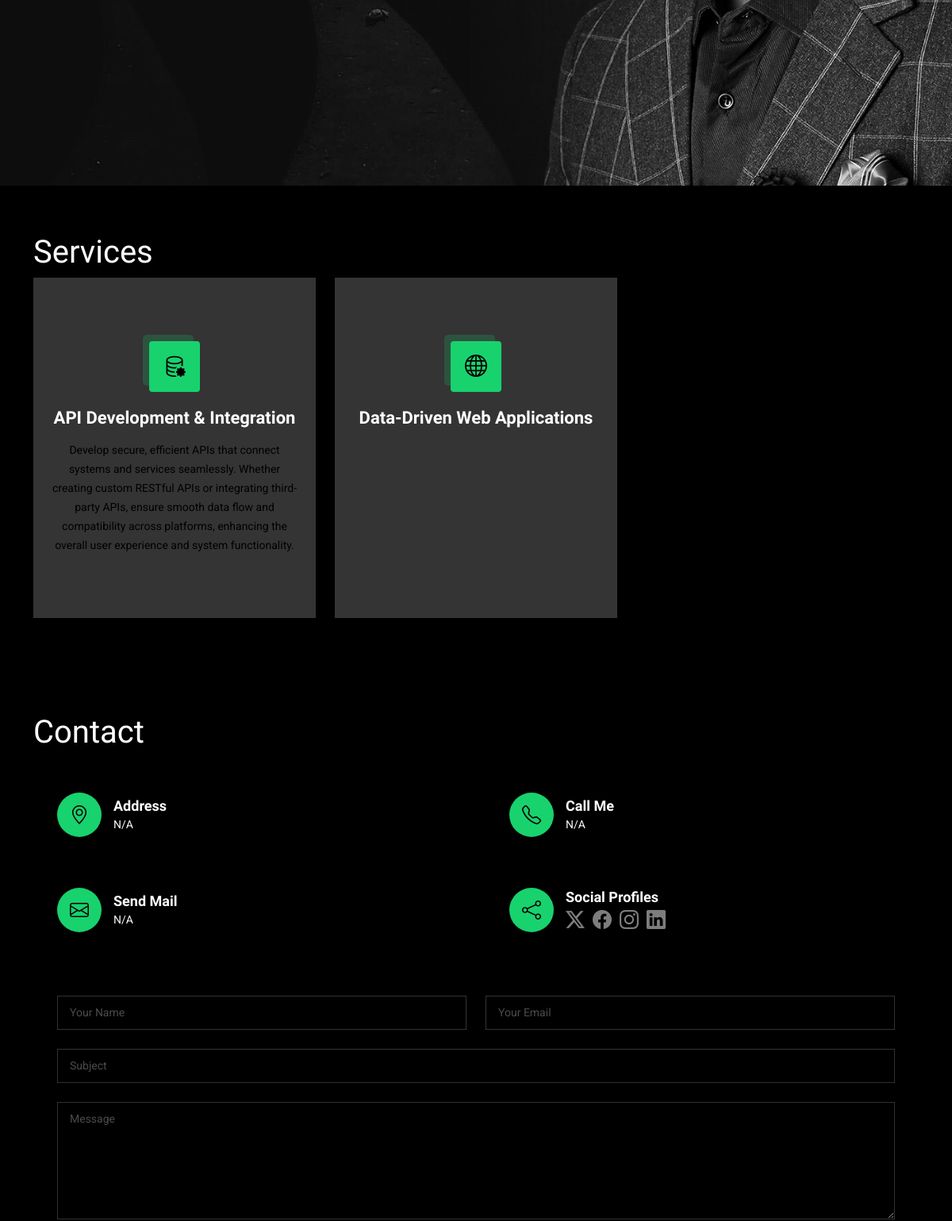
Before: / (middle part) with the older database file.
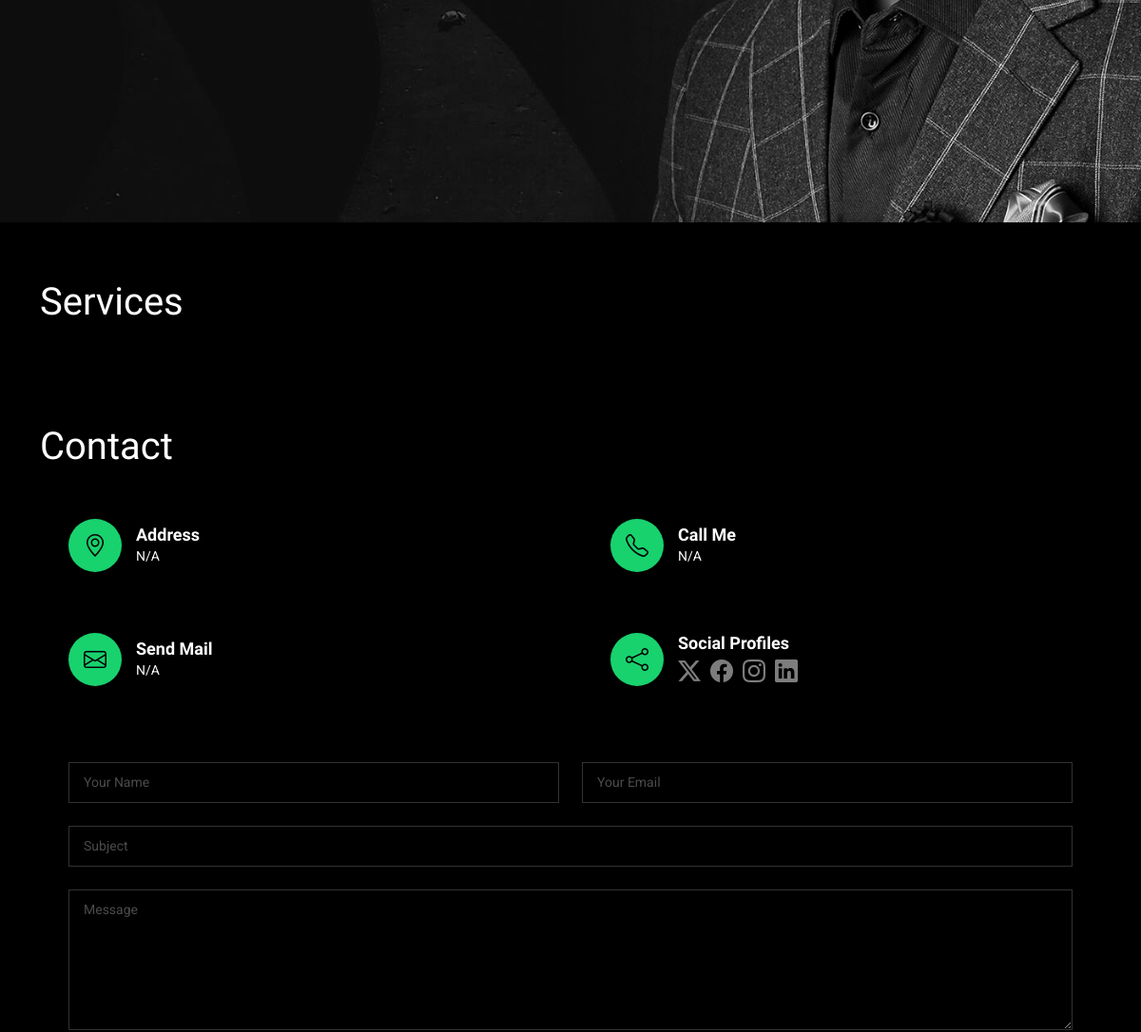
After: the same page with the newer database file.
### application/models.py (models this page shows, shortened)
class Service(models.Model):
    icon = models.CharField(max_length=60)
    title = models.CharField(max_length=60)
    image = models.ImageField(upload_to='service-images/', blank=True, null=True)
    description = RichTextField(blank=True, null=True)
    body = RichTextField(blank=True, null=True)

### application/views.py (the view)
# urls.py: path('', views.index, name="index"),
def index(request):
    services = Service.objects.all()
    general_records = GeneralInfo.objects.first()
    context = {
        "brand_name": getattr(general_records, "brand_name", "Default Brand"),
        "username": getattr(general_records, "name", "Default Name"),
        "phone": getattr(general_records, "phone", "N/A"),
        "email": getattr(general_records, "email", "N/A"),
        "address": getattr(general_records, "address", "N/A"),
        "description": getattr(general_records, "description", "N/A"),
        "title1": getattr(general_records, "title_one", "N/A"),
        "title2": getattr(general_records, "title_two", "N/A"),
        "title3": getattr(general_records, "title_three", "N/A"),
        "title4": getattr(general_records, "title_four", "N/A"),
        "x_url": getattr(general_records, "x_url", "#"),
        "f_url": getattr(general_records, "f_url", "#"),
        "ig_url": getattr(general_records, "ig_url", "#"),
        "linkedin_url": getattr(general_records, "linkedin_url", "#"),
        "github_url": getattr(general_records, "github_url", "#"),
        "about_title": getattr(general_records, "about_title", "About Me"),
        "degree": getattr(general_records, "degree", "N/A"),
        "job_type": getattr(general_records, "job_type", "N/A"),
        "location": getattr(general_records, "location", "N/A"),
        "bio": getattr(general_records, "bio", "N/A"),
    }
    context["services"] = services
    return render(request, "pages/index.html", context)

### templates/pages/index.html (shortened to what this page needs)
{% extends "const/base.html" %}
{% load static %}
{% block content %}
  <section id="hero" class="hero section dark-background">
    <img src="{% static 'assets/img/herobg.jpg' %}" alt="" data-aos="fade-in">
  </section>
  <section id="services" class="services section">
    <div class="container">
      <h1>Services</h1>
      <div class="row gy-4">
        {% for service in services %}
        <div class="col-lg-4 col-md-6" data-aos="fade-up" data-aos-delay="200">
          <div class="service-item position-relative">
            <div class="icon">
              <i class="{{service.icon}}"></i>
            </div>
            <a href="{% url 'service_details' service_id=service.id %}" class="stretched-link">
              <h3>{{service.title}}</h3>
            </a>
            <p>{{service.description|safe}}</p>
          </div>
        </div>
        {% endfor %}
      </div>
    </div>
  </section>
  <section id="contact" class="contact section">
    <div class="container" data-aos="fade-up" data-aos-delay="100">
      <div class="row gy-4">
        <h1>Contact</h1>
        <div class="col-md-6">
          <div class="info-item d-flex align-items-center" data-aos="fade-up" data-aos-delay="200">
            <i class="icon bi bi-geo-alt flex-shrink-0"></i>
            <div>
              <h3>Address</h3>
              <p>{{address}}</p>
            </div>
          </div>
        </div>
        <div class="col-md-6">
          <div class="info-item d-flex align-items-center" data-aos="fade-up" data-aos-delay="300">
            <i class="icon bi bi-telephone flex-shrink-0"></i>
            <div>
              <h3>Call Me</h3>
              <p>{{phone}}</p>
            </div>
          </div>
        </div>
        <div class="col-md-6">
          <div class="info-item d-flex align-items-center" data-aos="fade-up" data-aos-delay="400">
            <i class="icon bi bi-envelope flex-shrink-0"></i>
            <div>
              <h3>Send Mail</h3>
              <p>{{email}}</p>
            </div>
          </div>
        </div>
        <div class="col-md-6">
          <div class="info-item d-flex align-items-center" data-aos="fade-up" data-aos-delay="500">
            <i class="icon bi bi-share flex-shrink-0"></i>
            <div>
              <h3>Social Profiles</h3>
              <div class="social-links">
                <a href="{{x_url}}" target='blank'><i class="bi bi-twitter-x"></i></a>
                <a href="{{f_url}}" target='blank'><i class="bi bi-facebook"></i></a>
                <a href="{{ig_url}}" target="blank"><i class="bi bi-instagram"></i></a>
                <a href="{{linkedin_url}}" target='blank'><i class="bi bi-linkedin"></i></a>
              </div>
            </div>
          </div>
        </div>
      </div>
      <form action="{% url 'contact' %}" method="post" class="php-email-form" data-aos="fade-up" data-aos-delay="600">
        <div class="row gy-4">
          <div class="col-md-6">
            <input type="text" name="name" class="form-control" placeholder="Your Name" required="">
          </div>
          <div class="col-md-6 ">
            <input type="email" class="form-control" name="email" placeholder="Your Email" required="">
          </div>
          <div class="col-md-12">
            <input type="text" class="form-control" name="subject" placeholder="Subject" required="">
          </div>
          <div class="col-md-12">
            <textarea class="form-control" name="message" rows="6" placeholder="Message" required=""></textarea>
          </div>
        </div>
      </form>
    </div>
  </section>
  {% endblock %}

### templates/const/base.html (shortened to what this page needs)
<!DOCTYPE html>
{% load static %}
<html lang="en">
  <head>
    <link
      href="{% static 'assets/vendor/bootstrap/css/bootstrap.min.css' %}"
      rel="stylesheet"
    />
    <link
      href="{% static 'assets/vendor/bootstrap-icons/bootstrap-icons.css' %}"
      rel="stylesheet"
    />
    <link href="{% static 'assets/vendor/aos/aos.css' %}" rel="stylesheet" />
    <link
      href="{% static 'assets/vendor/swiper/swiper-bundle.min.css' %}"
      rel="stylesheet"
    />
    <link
      href="{% static 'assets/vendor/glightbox/css/glightbox.min.css' %}"
      rel="stylesheet"
    />
    <link href="{% static 'assets/style.css' %}" rel="stylesheet" />
    <link href="{% static 'assets/reform.css' %}" rel="stylesheet" />
  </head>
  <body class="index-page">
    <main class="main">
      {% block content %}
      {% endblock %}
    </main>
  </body>
</html>

### templates/const/header.html (shortened to what this page needs)
{% load static %}

### static/assets/reform.css (style rules this page uses)
:root { --default-font: "Roboto", system-ui, -apple-system, "Segoe UI", Roboto, "Helvetica Neue", Arial, "Noto Sans", "Liberation Sans", sans-serif, "Apple Color Emoji", "Segoe UI Emoji", "Segoe UI Symbol", "Noto Color Emoji"; --heading-font: "Raleway", sans-serif; --nav-font: "Poppins", sans-serif; }
:root { --background-color: #000000; --default-color: #fafafa; --heading-color: #ffffff; --accent-color: #18d26e; --surface-color: #1a1a1a; --contrast-color: #000000; }
:root { --nav-color: #fafafa; --nav-hover-color: #18d26e; --nav-mobile-background-color: #1a1a1a; --nav-dropdown-background-color: #1a1a1a; --nav-dropdown-color: #fafafa; --nav-dropdown-hover-color: #18d26e; }
.dark-background { --background-color: rgba(15, 15, 15, 0.975); --default-color: #ffffff; --heading-color: #ffffff; --surface-color: #292929f9; --contrast-color: #000000; }
:root { scroll-behavior: smooth; }
body { color: var(--default-color); background-color: var(--background-color); font-family: var(--default-font); }
a { color: var(--accent-color); text-decoration: none; transition: 0.3s; }
h1, h2, h3, h4, h5, h6 { color: var(--heading-color); font-family: var(--heading-font); }
section, .section { color: var(--default-color); background-color: var(--background-color); padding: 60px 0; scroll-margin-top: 100px; overflow: clip; }
.hero { width: 100%; min-height: 100vh; position: relative; padding: 80px 0; display: flex; align-items: center; justify-content: center; }
.hero img { position: absolute; inset: 0; display: block; width: 100%; height: 100%; object-fit: cover; z-index: 1; }
.contact .info-item { box-shadow: 0px 0px 20px rgba(0, 0, 0, 0.1); padding: 20px 30px; }
.contact .info-item .icon { color: var(--contrast-color); background-color: var(--accent-color); width: 56px; height: 56px; font-size: 24px; display: flex; justify-content: center; align-items: center; transition: all 0.3s ease-in-out; border-radius: 50%; margin-right: 15px; }
.contact .info-item h3 { font-size: 18px; font-weight: 700; margin: 0 0 2px 0; }
.contact .info-item p { padding: 0; margin-bottom: 0; font-size: 14px; }
.contact .info-item .social-links a { font-size: 24px; display: inline-block; line-height: 1; margin: 4px 6px 0 0; transition: 0.3s; color: color-mix(in srgb, var(--default-color), transparent 50%); }
.contact .php-email-form { box-shadow: 0px 0px 20px rgba(0, 0, 0, 0.1); padding: 30px; margin-top: 30px; }
.contact .php-email-form input[type=text], .contact .php-email-form input[type=email], .contact .php-email-form textarea { color: var(--default-color); background-color: color-mix(in srgb, var(--background-color), transparent 50%); border-color: color-mix(in srgb, var(--default-color), transparent 80%); font-size: 14px; padding: 10px 15px; box-shadow: none; border-radius: 0; }
.contact .php-email-form input[type=text]::placeholder, .contact .php-email-form input[type=email]::placeholder, .contact .php-email-form textarea::placeholder { color: color-mix(in srgb, var(--default-color), transparent 70%); }

Changed rows visible on the page:
removed Service: title "API Development & Integration", description "Develop secure, efficient APIs that connect systems and services seamlessly. Whether creating custom RESTful APIs or integrating third-party APIs, ensure smooth data flow and compatibility across platforms, enhancing the overall user experience and system functionality."
removed Service: title "Data-Driven Web Applications"
